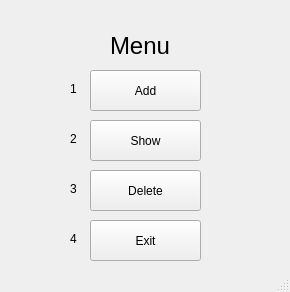
<?xml version="1.0" encoding="UTF-8"?>
<ui version="4.0">
 <class>MainWindow</class>
 <widget class="QMainWindow" name="MainWindow">
  <property name="geometry">
   <rect>
    <x>0</x>
    <y>0</y>
    <width>290</width>
    <height>292</height>
   </rect>
  </property>
  <property name="windowTitle">
   <string>MainWindow</string>
  </property>
  <widget class="QWidget" name="centralwidget">
   <widget class="QPushButton" name="add">
    <property name="geometry">
     <rect>
      <x>90</x>
      <y>70</y>
      <width>111</width>
      <height>41</height>
     </rect>
    </property>
    <property name="text">
     <string>Add</string>
    </property>
   </widget>
   <widget class="QPushButton" name="show">
    <property name="geometry">
     <rect>
      <x>90</x>
      <y>120</y>
      <width>111</width>
      <height>41</height>
     </rect>
    </property>
    <property name="text">
     <string>Show</string>
    </property>
   </widget>
   <widget class="QPushButton" name="del">
    <property name="geometry">
     <rect>
      <x>90</x>
      <y>170</y>
      <width>111</width>
      <height>41</height>
     </rect>
    </property>
    <property name="text">
     <string>Delete</string>
    </property>
   </widget>
   <widget class="QPushButton" name="exit">
    <property name="geometry">
     <rect>
      <x>90</x>
      <y>220</y>
      <width>111</width>
      <height>41</height>
     </rect>
    </property>
    <property name="text">
     <string>Exit</string>
    </property>
   </widget>
   <widget class="QLabel" name="label">
    <property name="geometry">
     <rect>
      <x>70</x>
      <y>80</y>
      <width>16</width>
      <height>18</height>
     </rect>
    </property>
    <property name="text">
     <string>1</string>
    </property>
   </widget>
   <widget class="QLabel" name="label_2">
    <property name="geometry">
     <rect>
      <x>70</x>
      <y>180</y>
      <width>16</width>
      <height>18</height>
     </rect>
    </property>
    <property name="text">
     <string>3</string>
    </property>
   </widget>
   <widget class="QLabel" name="label_3">
    <property name="geometry">
     <rect>
      <x>70</x>
      <y>130</y>
      <width>16</width>
      <height>18</height>
     </rect>
    </property>
    <property name="text">
     <string>2</string>
    </property>
   </widget>
   <widget class="QLabel" name="label_4">
    <property name="geometry">
     <rect>
      <x>70</x>
      <y>230</y>
      <width>16</width>
      <height>18</height>
     </rect>
    </property>
    <property name="text">
     <string>4</string>
    </property>
   </widget>
   <widget class="QLabel" name="label_5">
    <property name="geometry">
     <rect>
      <x>110</x>
      <y>30</y>
      <width>61</width>
      <height>31</height>
     </rect>
    </property>
    <property name="font">
     <font>
      <pointsize>18</pointsize>
     </font>
    </property>
    <property name="text">
     <string>Menu</string>
    </property>
   </widget>
  </widget>
  <widget class="QStatusBar" name="statusbar"/>
 </widget>
 <resources/>
 <connections/>
</ui>
